Frame 1 (no input): blank canvas, image omitted
Frame 60 (no input): blank canvas, image omitted
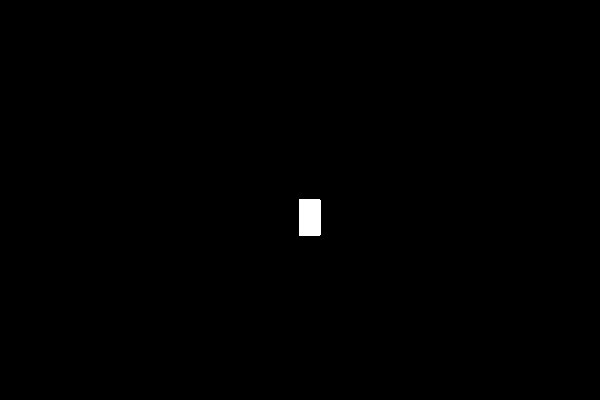
Frame 120 (the mouse pressed at the canvas centre since frame 60)

The p5.js sketch whose frames 1 and 60 were blank and that drew this single picture after the mouse press (run headless with seeded random() and noise() and a simulated clock; from frame 60 on, the mouse is pressed at the canvas centre):

// p5.js sketch
// ── sketch.js
function setup() {
    createCanvas(600, 400);
     background("black");
  }
  
  function draw() {
   
  
    stroke("white");
    fill("white");
  
    // console.log(mouseIsPressed);
  
    if (mouseIsPressed) {
      rect(mouseX, mouseY, 20, 35);
    }
  }
  
